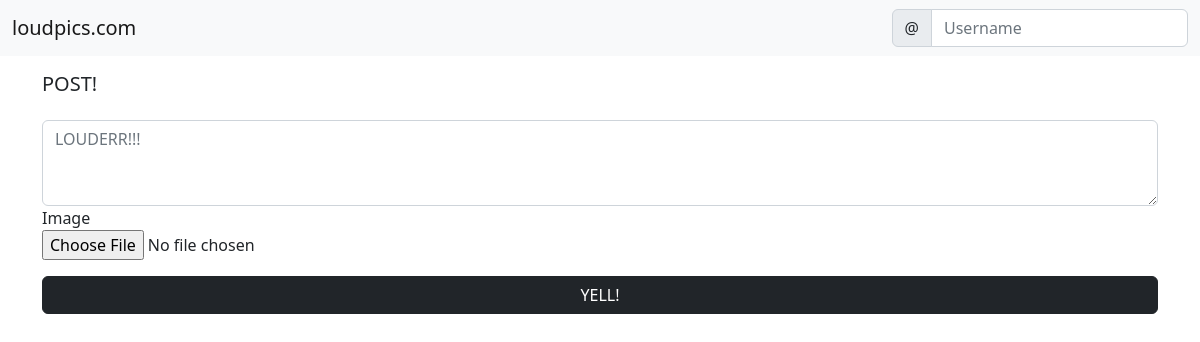
The app's page /social/, older data.
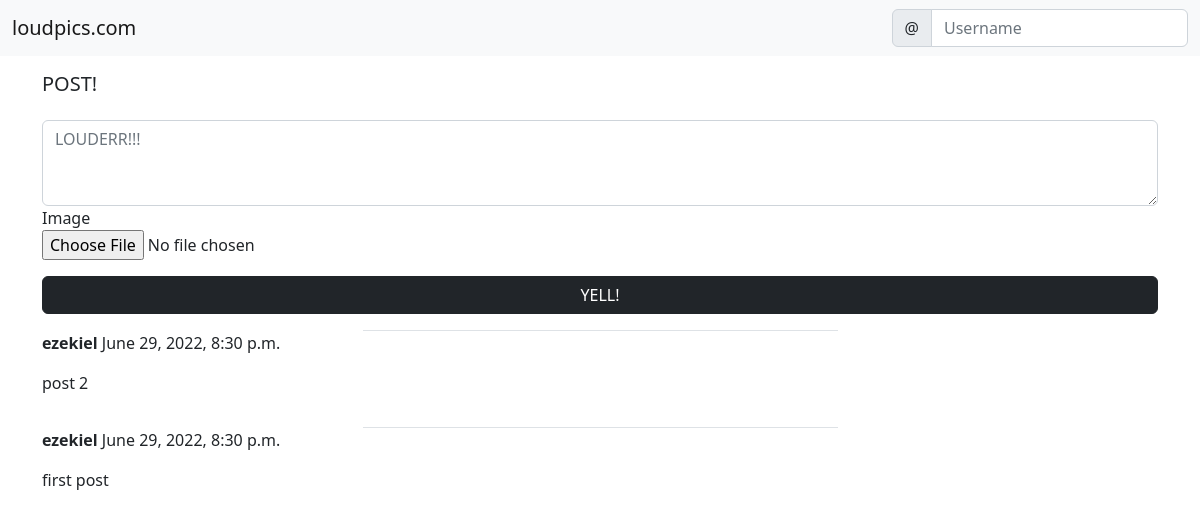
The same page, newer data.
### social/models.py (models this page shows)
class Post(models.Model) :
    body = models.TextField()
    image= models.ImageField(upload_to='uploads/post_photos', blank=True, null=True)
    created_on = models.DateTimeField(default=timezone.now)
    author = models.ForeignKey(User, on_delete=models.CASCADE)

### social/views.py (the view, shortened to what this page needs)
# urls.py: path('',PostListView.as_view(),name= 'post-list'),
class PostListView(View):
    def get(self, request, *args, **kwargs):
        posts = Post.objects.all().order_by('-created_on')
        form = PostForm()
        context = {
            'post_list':posts,
            'form': form,
        }
        return render(request, 'social/post_list.html', context)

### social/forms.py
class PostForm(forms.ModelForm):
    body = forms.CharField (
        label='',
        widget=forms.Textarea(attrs={
            'rows' :'3',
            'placeholder' : 'LOUDERR!!!'
    }))
    image = forms.ImageField(required=False)
    class Meta:
        model = Post
        fields = ['body', 'image']

### social/templates/social/post_list.html (shortened to what this page needs)
{% extends 'landing/base.html' %} {% load crispy_forms_tags %}
{% block content %}
<div class="container">
    <div class="row justify-content-center mt-3">
        <h5> POST! </h5>
    </div>
    <div class="row justify-content-center mt-3">
        <form method="POST" enctype="multipart/form-data">
            {{ form | crispy }}
            <div class="d-grid gap-2">
                <button class="btn btn-dark mt-3">YELL!</button>
            </div>
        </form>
    </div>
    {% for post in post_list %}
  <div class="row justify-content-center mt-3">
    <div class="col-md-5 col-sm-12 border-bottom"></div>
    <p><strong>{{ post.author }} </strong> {{ post.created_on }}</p>
    <p>{{ post.body }}</p>
  </div>
  {% endfor %}
</div>
{% endblock content %}

### landing/templates/landing/base.html (shortened to what this page needs)
<!DOCTYPE html>
<html lang="en">
  <head>
    <link
      href="https://cdn.jsdelivr.net/npm/bootstrap@5.2.0-beta1/dist/css/bootstrap.min.css"
      rel="stylesheet"
    />
  </head>
  <body>
    {% include 'landing/navbar.html' %}
    {% block content %} {% endblock content %}
  </body>
</html>

### landing/templates/landing/navbar.html
<nav class="navbar bg-light">
    <div class="container-fluid">
      <a class="navbar-brand" href="{% url 'index' %}">loudpics.com</a>
      <form class="d-flex" role="search">
        <div class="input-group">
            <span class="input-group-text" id="basic-addon1">@</span>
            <input type="text" class="form-control" placeholder="Username" aria-label="Username" aria-describedby="basic-addon1">
          </div>
      </form>
    </div>
  </nav>

Row changes from the older to the newer data that the page shows:
added Post: author "ezekiel", created_on "June 29, 2022, 8:30 p.m.", body "post 2"
added Post: author "ezekiel", created_on "June 29, 2022, 8:30 p.m.", body "first post"
